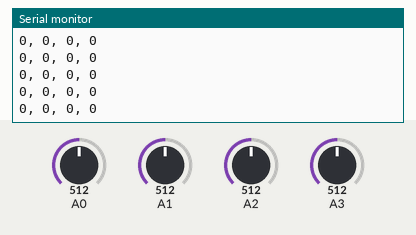
Recording of a sketch running on a simulated Arduino Uno, built with avr-gcc and run on an emulated ATmega328P. Shown: the last lines printed to the serial monitor. The inputs (shaded band) are chosen by the test bench; at power-on: A0 = 512, A1 = 512, A2 = 512, A3 = 512.

Above: at 1.2 s.
1.3 s: A0 set to 306
At 1.34 s:
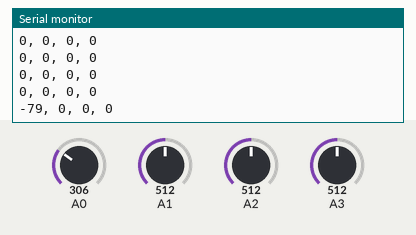
2.8 s: A1 set to 306
At 2.81 s:
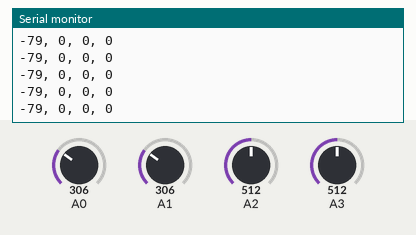
4.3 s: A2 set to 306
At 4.35 s:
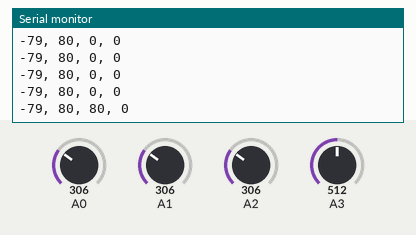
5.8 s: A3 set to 306
At 5.83 s:
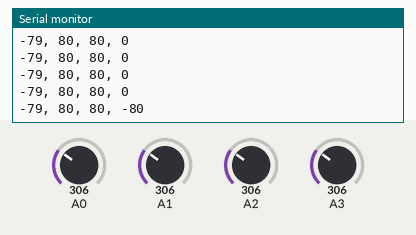
7.3 s: A0 set to 30
At 7.31 s:
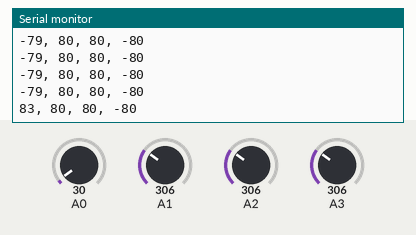
8.8 s: A1 set to 30
At 8.8 s:
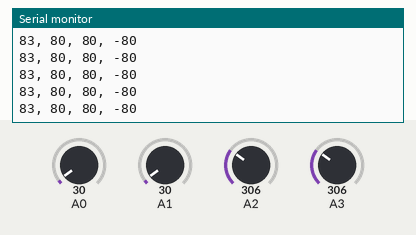
Timing chart, 0 to 11.3 s (numbered marks = the images above; inputs shaded):
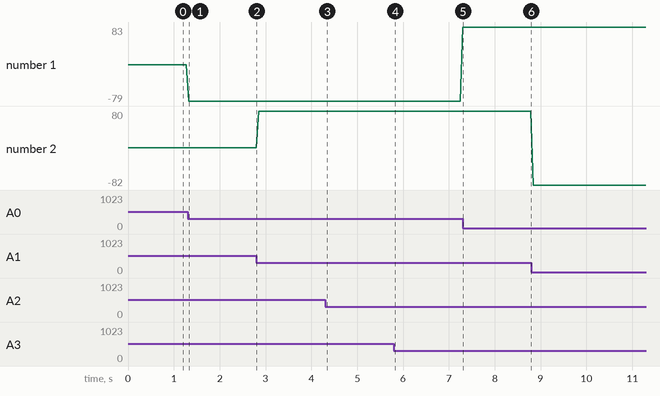

Measured:
- after the input at 1.3 s, the serial monitor: prints a new line at once (image 1)
- after the input at 4.3 s, the serial monitor: prints a new line at once (image 3)
- after the input at 5.8 s, the serial monitor: prints a new line at once (image 4)
- after the input at 7.3 s, the serial monitor: prints a new line at once (image 5)
- plotted number 1: 0 → -79 after the input at 1.3 s, -79 → 83 after the input at 7.3 s
- plotted number 2: 0 → 80 after the input at 2.8 s, 80 → -82 after the input at 8.8 s

The sketch:

Joystick.ino
```cpp
void setup()
{
  Serial.begin(115200);
  //Serial.println("Started");
}

bool map_if_in_range(int& val, int from_min, int from_max, int to_min, int to_max)
{
  if (val >= from_min && val <= from_max)
  {
    val = map(val, from_min, from_max, to_min, to_max);
    return true;
  }

  return false;
}

void loop()
{
  int x1 = analogRead(A0);
  int y1 = analogRead(A1);

  int x2 = analogRead(A2);
  int y2 = analogRead(A3);

  //Serial.print(x1); Serial.print(", ");
  //Serial.print(y1); Serial.print(", ");
  //Serial.print(x2); Serial.print(", ");
  //Serial.print(y2); Serial.print(" ... ");

  // Center postitions of sticks
  int x1_0 = 170;
  int y1_0 = 165;
  int x2_0 = 162;
  int y2_0 = 167;

  int dt = 3; // Dead zone range (-3 .. +3) where the input will be ignored

  if (!map_if_in_range(x1,        0, x1_0-dt,   100,    0) &&
      !map_if_in_range(x1,  x1_0+dt, 340,  0,  -100))
  {
    x1 = 0; // In dead zone
  }

  if (!map_if_in_range(y1,        0, y1_0-dt,  -100,   0) &&
      !map_if_in_range(y1,  y1_0+dt,     340,     0, 100))
  {
    y1 = 0; // In dead zone
  }

  if (!map_if_in_range(x2 ,       0, x2_0-dt,  -100,   0) &&
      !map_if_in_range(x2,  x2_0+dt,     340,     0, 100))
  {
    x2 = 0; // In dead zone
  }

  if (!map_if_in_range(y2,        0, y2_0-dt,  100,    0) &&
      !map_if_in_range(y2,  y2_0+dt,     340,    0, -100))
  {
    y2 = 0; // In dead zone
  }

  Serial.print(x1); Serial.print(", ");
  Serial.print(y1); Serial.print(", ");
  Serial.print(x2); Serial.print(", ");
  Serial.print(y2); Serial.println("");

  // Publish data with freq: 20 Hz
  const int publishFreq = 20;
  delay(1000 / publishFreq);
}
```
